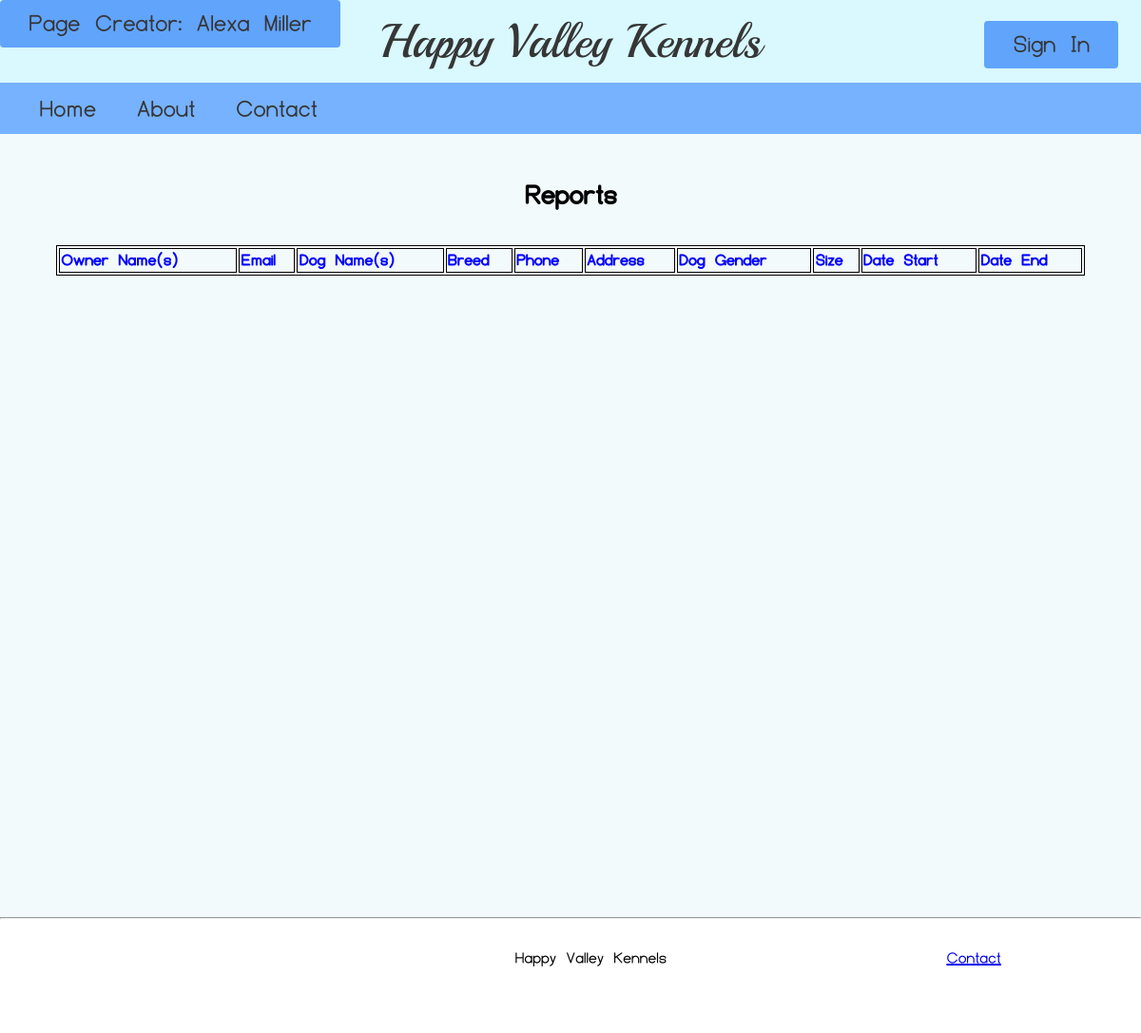
Before: /Reports/report.php with the older database file.
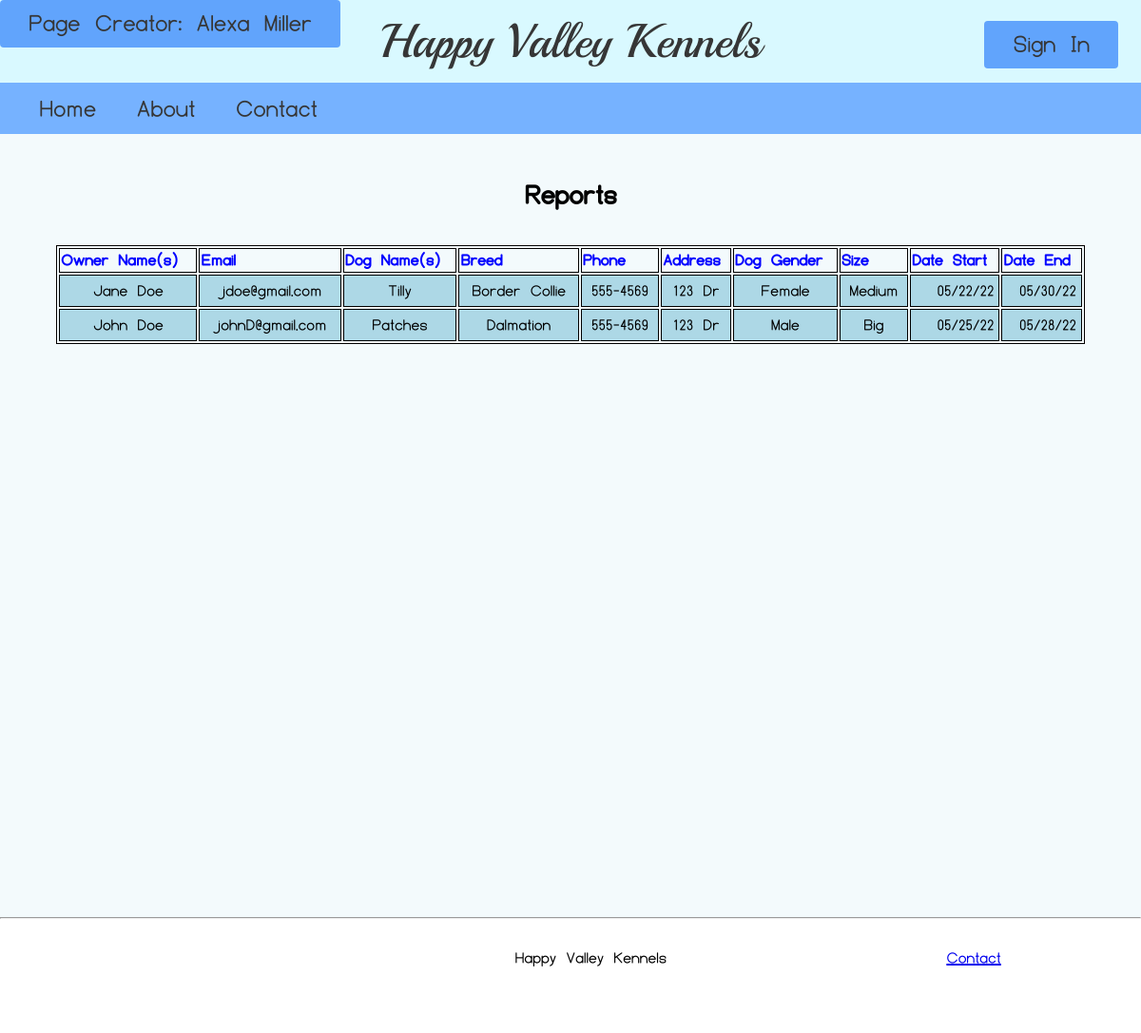
After: the same page with the newer database file.
### tables this page shows
Create table scheduling
(
	Id		Int(10)		Primary Key 	AUTO_INCREMENT,
    Name	varchar(50),
    Email	varchar(50),
    DogName	varchar(25),
    Breed	varchar(25),
    Phone	varchar(15),
    Address	varchar(100),
    Gender	varchar(25),
    Size	varchar(25),
    CheckIn	varchar(25),
    CheckOut varchar(25)
);

### Reports/report.php (the view, shortened to what this page needs)
<?php
$page_creator = "Alexa Miller";
include "../assets/Header/Header.php";
require_once('database.php');
$queryReports = 'SELECT * FROM scheduling';
$statement1 = $db->prepare($queryReports);
$statement1->execute();
$reports = $statement1->fetchAll();
?>
<!DOCTYPE html>
<html>
<head>
    <link rel="stylesheet" type="text/css" href="../reports.css">
    <link rel="stylesheet" type="text/css" href="reports.css">
</head>
<body>
    <div id="Page_Content">
        <section>
            <table>
                <caption>
                    <h3>Reports</h3>
                </caption>
                <thead>
                    <tr>
                        <th class="left">Owner Name(s)</th>
                        <th class="left">Email</th>
                        <th class="left">Dog Name(s)</th>
                        <th class="left">Breed</th>
                        <th class="left">Phone</th>
                        <th class="left">Address</th>
                        <th class="left">Dog Gender</th>
                        <th class="left">Size</th>
                        <th class="left">Date Start</td>
                        <th class="left">Date End</td>
                    </tr>
                </thead>
                <tbody>
                    <?php foreach ($reports as $report) : ?>
                        <tr class="blue">
                            <td><?php echo $report['Name']; ?></td>
                            <td><?php echo $report['Email']; ?></td>
                            <td><?php echo $report['DogName']; ?></td>
                            <td><?php echo $report['Breed']; ?></td>
                            <td><?php echo $report['Phone']; ?></td>
                            <td><?php echo $report['Address']; ?></td>
                            <td><?php echo $report['Gender']; ?></td>
                            <td><?php echo $report['Size']; ?></td>
                            <td class="right"><?php echo $report['CheckIn']; ?></td>
                            <td class="right"><?php echo $report['CheckOut']; ?></td>
                        </tr>
                    <?php endforeach; ?>
                </tbody>
            </table>
        </section>
    </div>
</body>
</html>
<?php
include("../assets/Footer/Footer.php");
?>

### assets/Header/Header.php (shortened to what this page needs)
<?php
    if(isset($_SESSION["First Name"])) {
        $username = $_SESSION["First Name"];
    }
    else {
        $username = "Sign In";
    }
?>
<!DOCTYPE html>
<html>
    <head>
    </head>
    <body onload="setActive()">
        <p id="page_credit">Page Creator: <?php echo($page_creator); ?></p>
        <div id="Page_Header">
            <a id="Header_Text" href="/HappyValleyKennels/Home">Happy Valley Kennels</a>
        <?php
            if(isset($_SESSION["Role"]) AND ($_SESSION["Role"] == "Employee" OR $_SESSION["Role"] == "Customer" OR $_SESSION["Role"] == "Human Resources" OR $_SESSION["Role"] == "Veterinarian")){
                echo "<div id=\"dropdown_container\"><button id=\"Profile_Button\" onclick=\"showDropdown()\">".$username."</button>";
                include("SignOutDropdown.php");
                echo "</div>";
            }
            else {
                echo "<div id=\"dropdown_container\"><button id=\"Profile_Button\" onclick=\"showDropdown()\">".$username."</button>";
                echo "</div>";
            }
        ?>
        <ul id="Nav_Bar">
            <?php
                if(isset($_SESSION["Role"]) AND $_SESSION["Role"] == "Employee"){
                    echo "<li><a href=\"/HappyValleyKennels/Home\" id=\"Home\">Home</a></li>";
                    echo "<li><a href=\"/HappyValleyKennels/About\" id=\"About\">About</a><li>";
                    echo "<li><a href=\"/HappyValleyKennels/Inquiries\" id=\"Inquiries\">Inquiries</a><li>";
                    echo "<li><a href=\"/HappyValleyKennels/Reports\" id=\"Reports\">Reports</a><li>";
                    echo "<li><a href=\"/HappyValleyKennels/Finance\" id=\"Finance\">Finance</a><li>";
                } else if(isset($_SESSION["Role"]) AND $_SESSION["Role"] == "Veterinarian"){
                    echo "<li><a href=\"/HappyValleyKennels/Home\" id=\"Home\">Home</a></li>";
                    echo "<li><a href=\"/HappyValleyKennels/Reports\" id=\"Reports\">Reports</a><li>";
                } else if(isset($_SESSION["Role"]) AND $_SESSION["Role"] == "Human Resources"){
                    echo "<li><a href=\"/HappyValleyKennels/Home\" id=\"Home\">Home</a></li>";
                    echo "<li><a href=\"/HappyValleyKennels/About\" id=\"About\">About</a></li>";
                    echo "<li><a href=\"/HappyValleyKennels/Users\" id=\"Users\">Users</a></li>";
                }
                else {
                    echo "<li><a href=\"/HappyValleyKennels/Home\" id=\"Home\">Home</a></li>";
                    echo "<li><a href=\"/HappyValleyKennels/About\" id=\"About\">About</a></li>";
                    echo "<li><a href=\"/HappyValleyKennels/Contact\" id=\"Contact\">Contact</a></li>";
                }
            ?>
        </ul>
        </div>
    </body>
</html>

### assets/Footer/Footer.php (shortened to what this page needs)
<!DOCTYPE html>
<html>
    <head>
    </head>
    <body>
        <div id="Page_Footer">
            <hr>
            <div id="Footer_Content">
                <object type="image/svg+xml" data="/HappyValleyKennels/assets/HappyValleyLogo.svg" width="100" height="100"></object>
                <p onclick="imgclick()">Happy Valley Kennels</p>
                <p><a href="/HappyValleyKennels/Contact">Contact</a></p>
            </div>
        </div>
    </body>
</html>

### Reports/reports.css (style rules this page uses)
#Page_Content section { display: flex; justify-content: center; }
caption { font-weight: bold; text-align: center; font-size: 145%; }
table { width: 92%; border: 1px solid black; }
th { color: blue; border: 1px solid black; }
td { text-align: center; padding: 5px; border: 1px solid black; }
.blue { background-color: lightblue; }
.left { text-align: left; }
.right { text-align: right; }

Changed rows visible on the page:
added scheduling: Name "Jane Doe", Email "jdoe@gmail.com", DogName "Tilly", Breed "Border Collie", Phone "555-4569", Address "123 Dr", Gender "Female", Size "Medium", CheckIn "05/22/22", CheckOut "05/30/22"
added scheduling: Name "John Doe", Email "johnD@gmail.com", DogName "Patches", Breed "Dalmation", Phone "555-4569", Address "123 Dr", Gender "Male", Size "Big", CheckIn "05/25/22", CheckOut "05/28/22"
